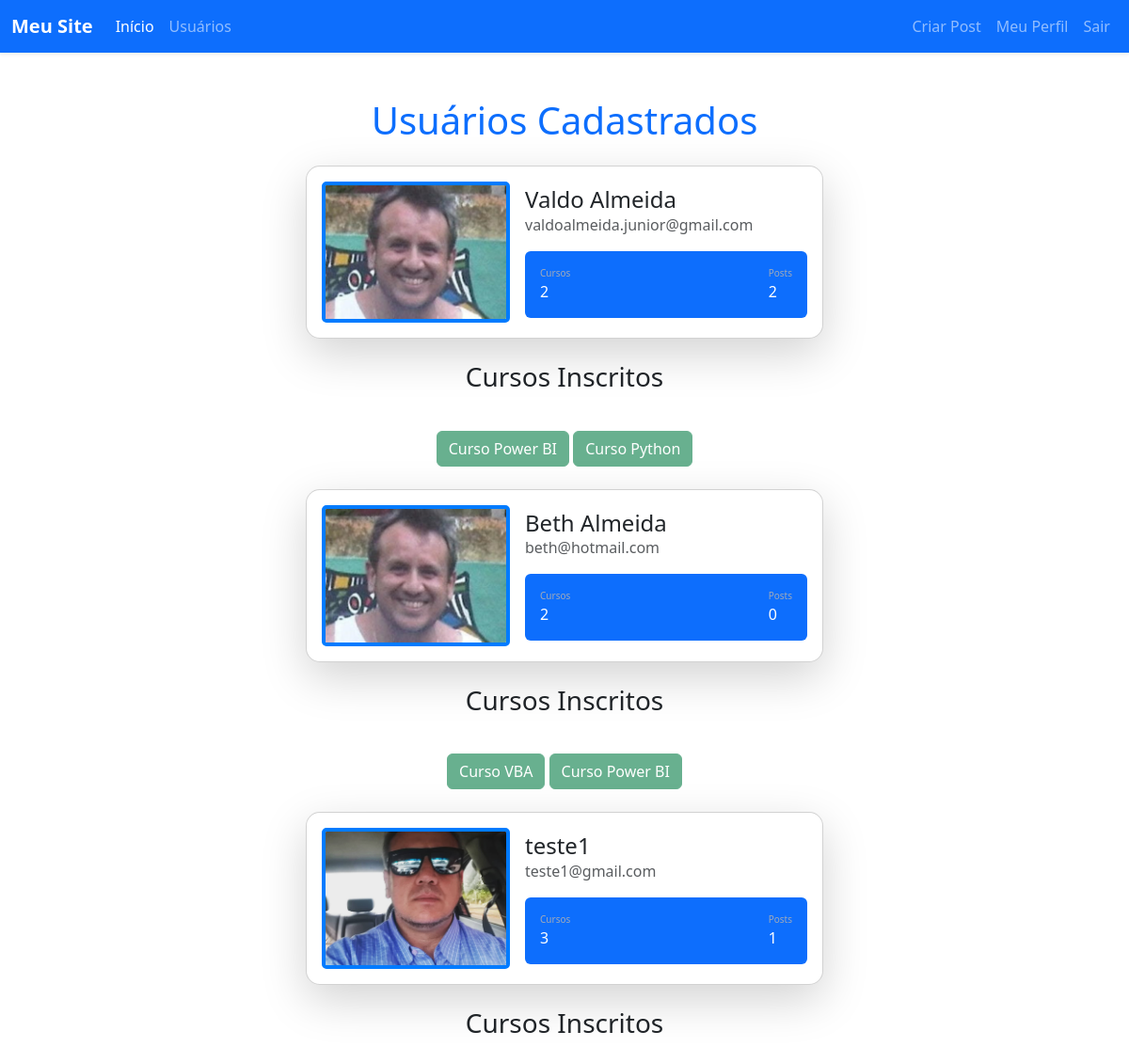
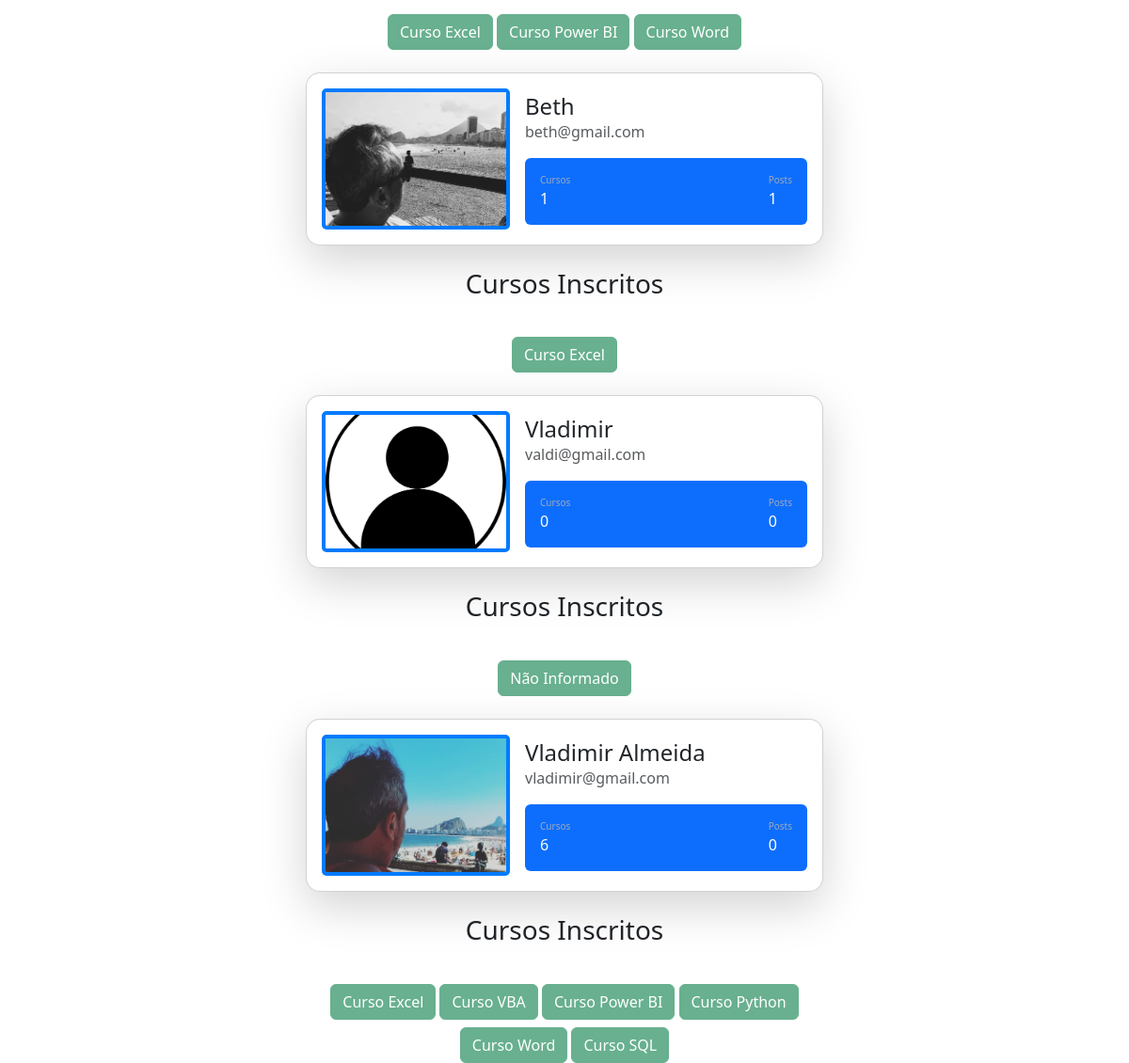
The app's page /usuarios (signed in) with its own data (2 pictures, top to bottom).
### meusite/models.py (models this page shows, shortened)
class Usuario(database.Model, UserMixin):
    id = database.Column(database.Integer, primary_key=True)  # ID do usuário, chave primária
    username = database.Column(database.String, nullable=False)  # Nome de usuário, campo obrigatório
    email = database.Column(database.String, nullable=False, unique=True)  # E-mail do usuário, único e obrigatório
    senha = database.Column(database.String, nullable=False)  # Senha do usuário, obrigatória
    foto_perfil = database.Column(database.String, default='default.jpg', nullable=False)  # Foto de perfil, com valor padrão
    posts = database.relationship('Post', backref='autor_post', lazy=True)  # Relacionamento com o modelo `Post`
    cursos = database.Column(database.String, nullable=False, default='Não Informado')  # Cursos do usuário, com valor padrão
    def contar_posts(self):
        return len(self.posts)

### meusite/routes.py (the view)
@app.route('/usuarios')
@login_required
def usuario():
    lista_usuarios = Usuario.query.all()  # Consulta todos os usuários no banco de dados
    return render_template('usuarios.html', lista_usuarios=lista_usuarios)

### meusite/models.py (called while the page is built)
@login_manager.user_loader
def load_usuario(id_usuario):
    return Usuario.query.get(int(id_usuario))  # Retorna o usuário pelo id fornecido

### meusite/templates/usuarios.html
{% extends 'base.html' %}
{% block usuarios %}
<div class="container mt-5">
    <h1 class="text-center mb-4 text-primary">Usuários Cadastrados</h1>
    {% for usuario in lista_usuarios %}
        <div class="container mt-4 d-flex justify-content-center">
            <div class="card p-3 shadow-lg" style="width: 550px; border-radius: 15px;">
                <div class="d-flex align-items-center">
                    <div class="image pe-3">
                        <img src="{{ url_for('static', filename='img_perfil/{}'.format(usuario.foto_perfil)) }}"
                             style="width: 200px; height: 150px; object-fit: cover; border: 4px solid #007bff; border-radius: 5px;">
                    </div>
                    <div class="ml-3 w-100">
                        <h4 class="mb-0">{{ usuario.username }}</h4>
                        <span class="text-muted">{{ usuario.email }}</span>
                        <div class="p-3 mt-3 bg-primary d-flex justify-content-between rounded text-white stats">
                            {% if 'Não Informado' in usuario.cursos %}
                                <div class="d-flex flex-column">
                                    <span class="articles">Cursos</span>
                                    <span class="number1">0</span>
                                </div>
                            {% else %}
                                <div class="d-flex flex-column">
                                    <span class="articles">Cursos</span>
                                    <span class="number1">{{ usuario.cursos.count(';') + 1 }}</span>
                                </div>
                            {% endif %}
                            <div class="d-flex flex-column">
                                <span class="rating">Posts</span>
                                <span class="number3">{{ usuario.contar_posts()}}</span>
                            </div>
                        </div>
                    </div>
                </div>
            </div>
        </div>
        <div class="row justify-content-center mt-4">
            <div class="col-12 col-md-6 text-center">
                <h3>Cursos Inscritos</h3>
                <br>
                {% for curso in usuario.cursos.split(';') %}
                    <button type="button" class="btn btn-success mt-2" disabled>{{ curso }}</button>
                {% endfor %}
            </div>
        </div>
    {% endfor %}
</div>
{% endblock %}

### meusite/static/main.css (style rules this page uses)
.card { width: 400px; border: none; border-radius: 10px; background-color: #fff }
.stats { background: #f2f5f8 !important; color: #000 !important }
.articles { font-size: 10px; color: #a1aab9 }
.number1 { font-weight: 500 }
.rating { font-size: 10px; color: #a1aab9 }
.number3 { font-weight: 500 }

### records on screen
Usuario: foto_perfil (picture), username "Valdo Almeida", email "valdoalmeida.junior@gmail.com", cursos "2", contar_posts "2", curso "Curso Power BI" "Curso Python"
Usuario: foto_perfil (picture), username "Beth Almeida", email "beth@hotmail.com", cursos "2", contar_posts "0", curso "Curso VBA" "Curso Power BI"
Usuario: foto_perfil (picture), username "teste1", email "teste1@gmail.com", cursos "3", contar_posts "1", curso "Curso Excel" "Curso Power BI" "Curso Word"
Usuario: foto_perfil (picture), username "Beth", email "beth@gmail.com", cursos "1", contar_posts "1", cursos "Curso Excel"
Usuario: foto_perfil (placeholder picture), username "Vladimir", email "valdi@gmail.com", shows "Cursos", contar_posts "0", cursos "Não Informado"
Usuario: foto_perfil (picture), username "Vladimir Almeida", email "vladimir@gmail.com", cursos "6", contar_posts "0", curso "Curso Excel" "Curso VBA" "Curso Power BI" "Curso Python" "Curso Word" "Curso SQL"
